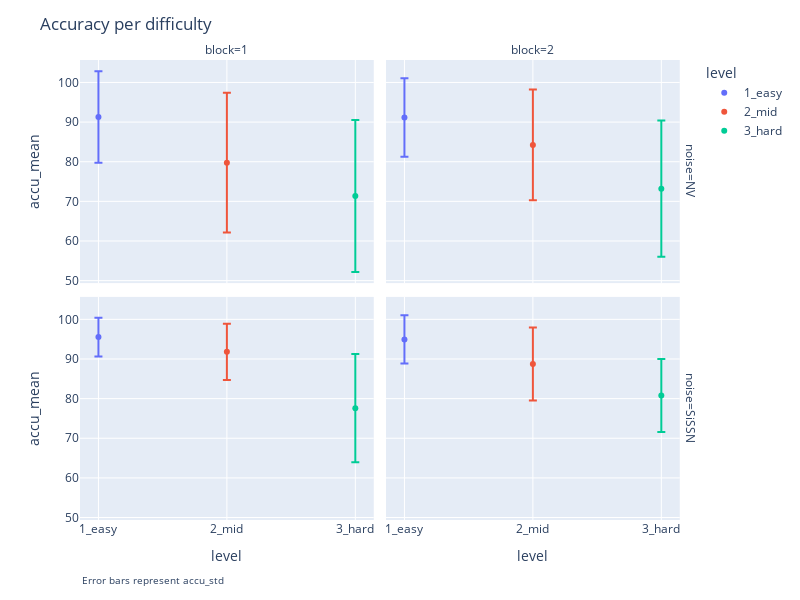

Here is the notebook cell this chart was saved with:
### Code cell
# Define error bars
ebars = "accu_std"
depvar = "accu_mean"
def create_scatter_plot(datain, title):
    # Create a scatter plot with error bars
    fig = px.scatter(
        datain, 
        x="level", 
        y=depvar, 
        color="level", 
        facet_col="block", 
        facet_row="noise",
        error_x=ebars, 
        error_y=ebars
    )

    # Update layout for larger figure and add title
    fig.update_layout(
        #xaxis_title='LV',
        yaxis_title=depvar,
        height=600,  # Set the height
        width=800,    # Set the width
        title=f'{title}'  # Add title
    )

    ## Add footnote
    fig.add_annotation(
        text="Error bars represent " + ebars,
        xref="paper", yref="paper",
        x=0, y=-0.15,
        showarrow=False,
        font=dict(size=10)
    )
    
    return fig


fig = create_scatter_plot(df_grouped1,'Accuracy per difficulty ')
fig.show()

# Filter data for Task A and create plot with title
#df_a = df_long[df_long['noise'] == 'NV']
#df_a['levels']
#fig_a = create_scatter_plot(df_a, 'NV')
#fig_a.show()

# Filter data for Task B and create plot with title
#df_b = df_long[df_long['noise'] == 'SiSSN']
#fig_b = create_scatter_plot(df_b, 'SiSSN')
#fig_b.show()

### Figure 1 — Plotly figure (JSON) as saved in the notebook; plotly's stock layout.template omitted (floating-point values rounded to 4 significant figures)
{"data": [{"error_x": {"array": [11.56]}, "error_y": {"array": [11.56]}, "hovertemplate": "level=%{x}<br>noise=NV<br>block=1<br>accu_mean=%{y}<extra></extra>", "legendgroup": "1_easy", "marker": {"color": "#636efa", "symbol": "circle"}, "mode": "markers", "name": "1_easy", "orientation": "v", "showlegend": true, "type": "scatter", "x": ["1_easy"], "xaxis": "x3", "y": [91.29], "yaxis": "y3"}, {"error_x": {"array": [9.904]}, "error_y": {"array": [9.904]}, "hovertemplate": "level=%{x}<br>noise=NV<br>block=2<br>accu_mean=%{y}<extra></extra>", "legendgroup": "1_easy", "marker": {"color": "#636efa", "symbol": "circle"}, "mode": "markers", "name": "1_easy", "orientation": "v", "showlegend": false, "type": "scatter", "x": ["1_easy"], "xaxis": "x4", "y": [91.15], "yaxis": "y4"}, {"error_x": {"array": [4.887]}, "error_y": {"array": [4.887]}, "hovertemplate": "level=%{x}<br>noise=SiSSN<br>block=1<br>accu_mean=%{y}<extra></extra>", "legendgroup": "1_easy", "marker": {"color": "#636efa", "symbol": "circle"}, "mode": "markers", "name": "1_easy", "orientation": "v", "showlegend": false, "type": "scatter", "x": ["1_easy"], "xaxis": "x", "y": [95.54], "yaxis": "y"}, {"error_x": {"array": [6.094]}, "error_y": {"array": [6.094]}, "hovertemplate": "level=%{x}<br>noise=SiSSN<br>block=2<br>accu_mean=%{y}<extra></extra>", "legendgroup": "1_easy", "marker": {"color": "#636efa", "symbol": "circle"}, "mode": "markers", "name": "1_easy", "orientation": "v", "showlegend": false, "type": "scatter", "x": ["1_easy"], "xaxis": "x2", "y": [94.94], "yaxis": "y2"}, {"error_x": {"array": [17.61]}, "error_y": {"array": [17.61]}, "hovertemplate": "level=%{x}<br>noise=NV<br>block=1<br>accu_mean=%{y}<extra></extra>", "legendgroup": "2_mid", "marker": {"color": "#EF553B", "symbol": "circle"}, "mode": "markers", "name": "2_mid", "orientation": "v", "showlegend": true, "type": "scatter", "x": ["2_mid"], "xaxis": "x3", "y": [79.76], "yaxis": "y3"}, {"error_x": {"array": [13.97]}, "error_y": {"array": [13.97]}, "hovertemplate": "level=%{x}<br>noise=NV<br>block=2<br>accu_mean=%{y}<extra></extra>", "legendgroup": "2_mid", "marker": {"color": "#EF553B", "symbol": "circle"}, "mode": "markers", "name": "2_mid", "orientation": "v", "showlegend": false, "type": "scatter", "x": ["2_mid"], "xaxis": "x4", "y": [84.23], "yaxis": "y4"}, {"error_x": {"array": [7.104]}, "error_y": {"array": [7.104]}, "hovertemplate": "level=%{x}<br>noise=SiSSN<br>block=1<br>accu_mean=%{y}<extra></extra>", "legendgroup": "2_mid", "marker": {"color": "#EF553B", "symbol": "circle"}, "mode": "markers", "name": "2_mid", "orientation": "v", "showlegend": false, "type": "scatter", "x": ["2_mid"], "xaxis": "x", "y": [91.82], "yaxis": "y"}, {"error_x": {"array": [9.21]}, "error_y": {"array": [9.21]}, "hovertemplate": "level=%{x}<br>noise=SiSSN<br>block=2<br>accu_mean=%{y}<extra></extra>", "legendgroup": "2_mid", "marker": {"color": "#EF553B", "symbol": "circle"}, "mode": "markers", "name": "2_mid", "orientation": "v", "showlegend": false, "type": "scatter", "x": ["2_mid"], "xaxis": "x2", "y": [88.76], "yaxis": "y2"}, {"error_x": {"array": [19.16]}, "error_y": {"array": [19.16]}, "hovertemplate": "level=%{x}<br>noise=NV<br>block=1<br>accu_mean=%{y}<extra></extra>", "legendgroup": "3_hard", "marker": {"color": "#00cc96", "symbol": "circle"}, "mode": "markers", "name": "3_hard", "orientation": "v", "showlegend": true, "type": "scatter", "x": ["3_hard"], "xaxis": "x3", "y": [71.35], "yaxis": "y3"}, {"error_x": {"array": [17.16]}, "error_y": {"array": [17.16]}, "hovertemplate": "level=%{x}<br>noise=NV<br>block=2<br>accu_mean=%{y}<extra></extra>", "legendgroup": "3_hard", "marker": {"color": "#00cc96", "symbol": "circle"}, "mode": "markers", "name": "3_hard", "orientation": "v", "showlegend": false, "type": "scatter", "x": ["3_hard"], "xaxis": "x4", "y": [73.21], "yaxis": "y4"}, {"error_x": {"array": [13.68]}, "error_y": {"array": [13.68]}, "hovertemplate": "level=%{x}<br>noise=SiSSN<br>block=1<br>accu_mean=%{y}<extra></extra>", "legendgroup": "3_hard", "marker": {"color": "#00cc96", "symbol": "circle"}, "mode": "markers", "name": "3_hard", "orientation": "v", "showlegend": false, "type": "scatter", "x": ["3_hard"], "xaxis": "x", "y": [77.6], "yaxis": "y"}, {"error_x": {"array": [9.223]}, "error_y": {"array": [9.223]}, "hovertemplate": "level=%{x}<br>noise=SiSSN<br>block=2<br>accu_mean=%{y}<extra></extra>", "legendgroup": "3_hard", "marker": {"color": "#00cc96", "symbol": "circle"}, "mode": "markers", "name": "3_hard", "orientation": "v", "showlegend": false, "type": "scatter", "x": ["3_hard"], "xaxis": "x2", "y": [80.8], "yaxis": "y2"}], "layout": {"annotations": [{"showarrow": false, "text": "block=1", "x": 0.24, "xanchor": "center", "xref": "paper", "y": 1, "yanchor": "bottom", "yref": "paper"}, {"showarrow": false, "text": "block=2", "x": 0.74, "xanchor": "center", "xref": "paper", "y": 1, "yanchor": "bottom", "yref": "paper"}, {"showarrow": false, "text": "noise=SiSSN", "textangle": 90, "x": 0.98, "xanchor": "left", "xref": "paper", "y": 0.2425, "yanchor": "middle", "yref": "paper"}, {"showarrow": false, "text": "noise=NV", "textangle": 90, "x": 0.98, "xanchor": "left", "xref": "paper", "y": 0.7575, "yanchor": "middle", "yref": "paper"}, {"font": {"size": 10}, "showarrow": false, "text": "Error bars represent accu_std", "x": 0, "xref": "paper", "y": -0.15, "yref": "paper"}], "height": 600, "legend": {"title": {"text": "level"}, "tracegroupgap": 0}, "margin": {"t": 60}, "title": {"text": "Accuracy per difficulty "}, "width": 800, "xaxis": {"anchor": "y", "autorange": true, "categoryarray": ["1_easy", "2_mid", "3_hard"], "categoryorder": "array", "domain": [0, 0.48], "range": [-0.1438, 2.144], "title": {"text": "level"}, "type": "category"}, "xaxis2": {"anchor": "y2", "autorange": true, "categoryarray": ["1_easy", "2_mid", "3_hard"], "categoryorder": "array", "domain": [0.5, 0.98], "matches": "x", "range": [-0.1438, 2.144], "title": {"text": "level"}, "type": "category"}, "xaxis3": {"anchor": "y3", "autorange": true, "domain": [0, 0.48], "matches": "x", "range": [-0.1438, 2.144], "showticklabels": false, "type": "category"}, "xaxis4": {"anchor": "y4", "autorange": true, "domain": [0.5, 0.98], "matches": "x", "range": [-0.1438, 2.144], "showticklabels": false, "type": "category"}, "yaxis": {"anchor": "x", "autorange": true, "domain": [0, 0.485], "range": [49.38, 105.7], "title": {"text": "accu_mean"}, "type": "linear"}, "yaxis2": {"anchor": "x2", "autorange": true, "domain": [0, 0.485], "matches": "y", "range": [49.38, 105.7], "showticklabels": false, "type": "linear"}, "yaxis3": {"anchor": "x3", "autorange": true, "domain": [0.515, 1], "matches": "y", "range": [49.38, 105.7], "title": {"text": "accu_mean"}, "type": "linear"}, "yaxis4": {"anchor": "x4", "autorange": true, "domain": [0.515, 1], "matches": "y", "range": [49.38, 105.7], "showticklabels": false, "type": "linear"}}}
